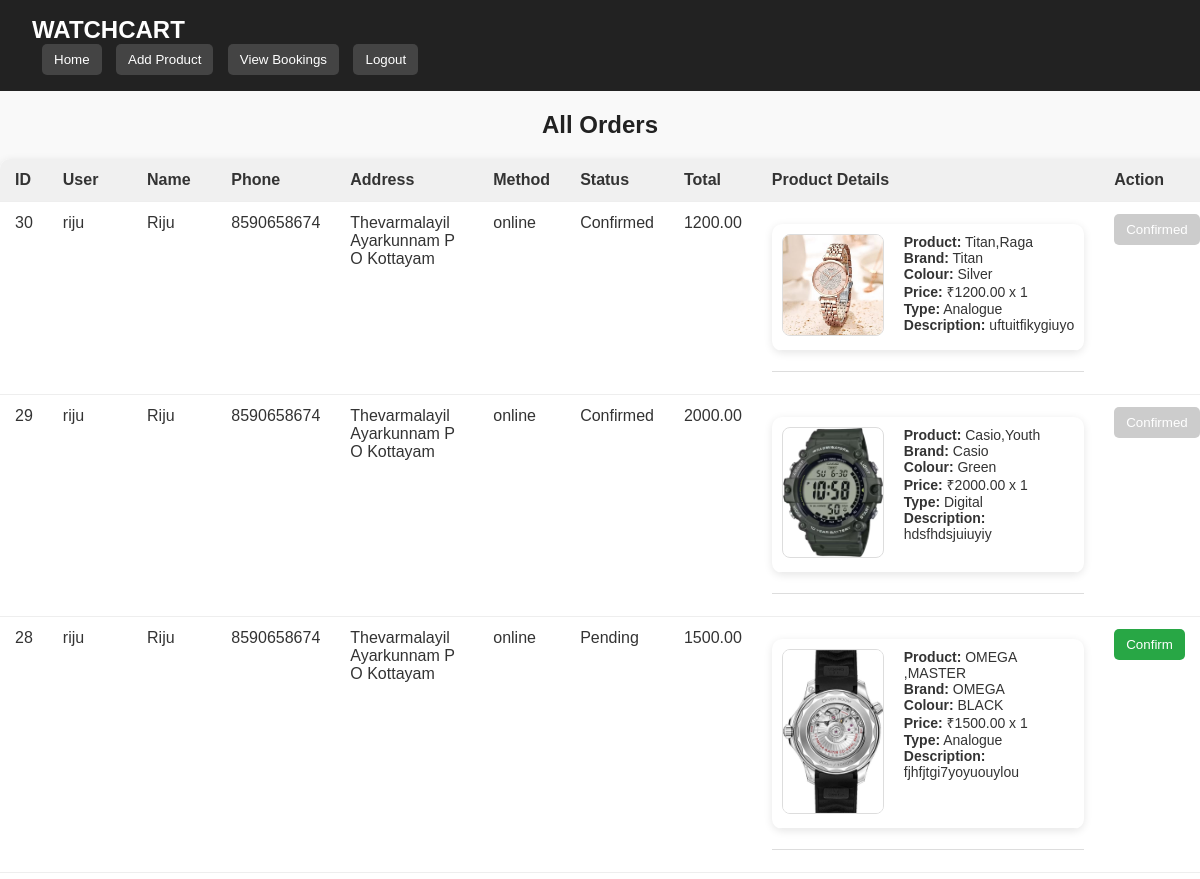
Before: /adminbookings/ (upper part) with the older database file.
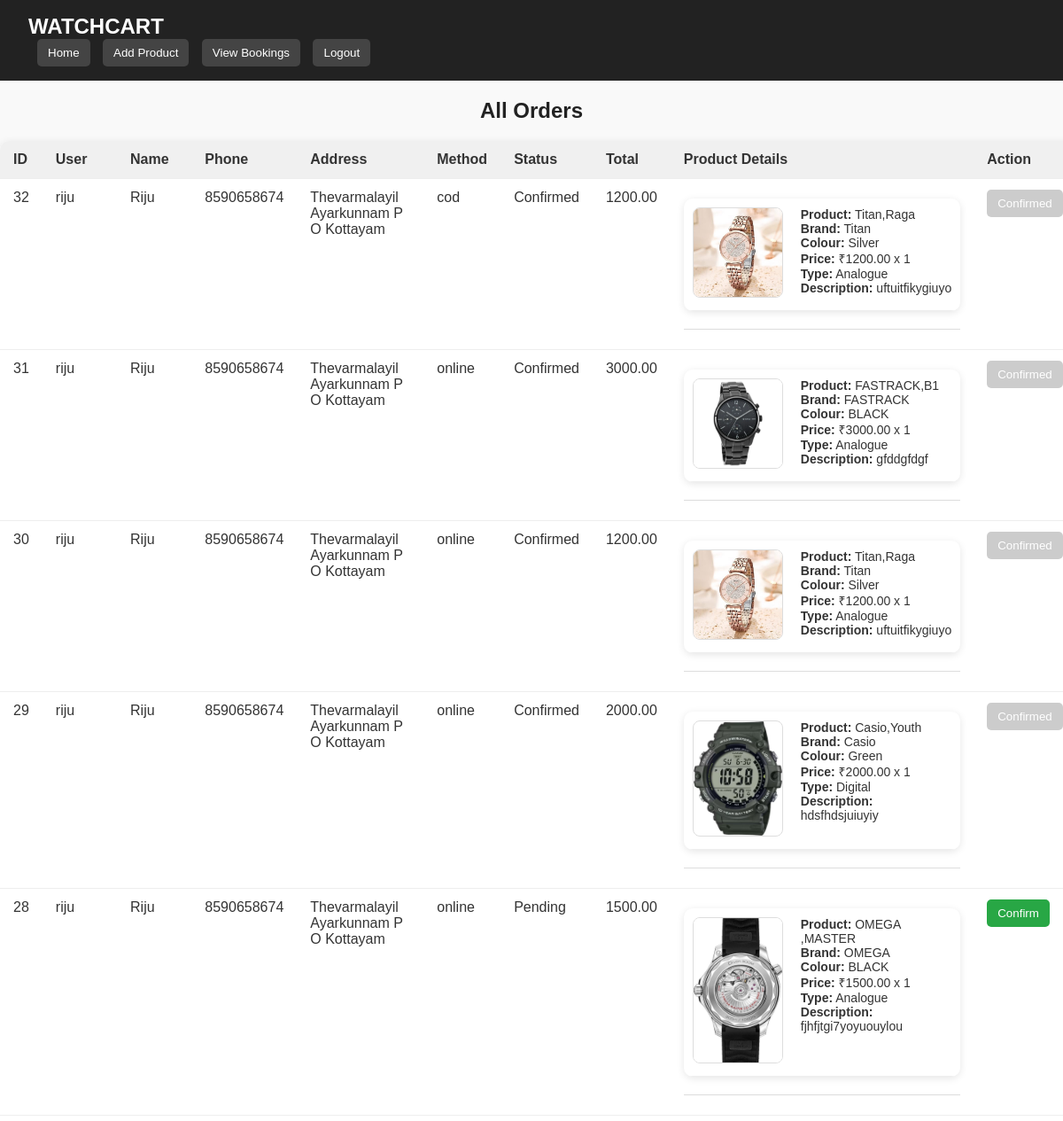
After: the same page with the newer database file.
### eapp/models.py (models this page shows, shortened)
class Order(models.Model):
    PAYMENT_METHODS = [
        ('online', 'Online Payment'),
        ('cod', 'Cash on Delivery'),
    ]
    STATUS_CHOICES = [
        ('Pending', 'Pending'),
        ('Confirmed', 'Confirmed'),
    ]
    user = models.ForeignKey(User, on_delete=models.CASCADE)
    name = models.CharField(max_length=255, blank=True)
    phone = models.CharField(max_length=15, blank=True)
    shipping_address = models.TextField()
    payment_method = models.CharField(max_length=20, choices=PAYMENT_METHODS)
    total_price = models.DecimalField(max_digits=10, decimal_places=2)
    date_ordered = models.DateTimeField(auto_now_add=True)
    is_paid = models.BooleanField(default=False)
    status = models.CharField(max_length=20, choices=STATUS_CHOICES, default='Pending')
    razorpay_payment_id = models.CharField(max_length=100, blank=True, null=True)

class OrderItem(models.Model):
    order = models.ForeignKey(Order, on_delete=models.CASCADE, related_name='items')
    product = models.ForeignKey(Product, on_delete=models.CASCADE)
    quantity = models.PositiveIntegerField(default=1)

class Product(models.Model):
    GENDER_CHOICES = [
        ('Female', 'Female'),
        ('Male', 'Male'),
        ('Unisex', 'Unisex'),
    ]
    TYPE_CHOICES = [
        ('Analogue', 'Analogue'),
        ('Digital', 'Digital'),
        ('Analogue/Digital', 'Analogue/Digital'),
    ]
    name = models.CharField(max_length=255)
    colour = models.CharField(max_length=100)
    price = models.DecimalField(max_digits=10, decimal_places=2)
    offerprice = models.DecimalField(max_digits=10, decimal_places=2)
    description = models.TextField()
    gender = models.CharField(max_length=10, choices=GENDER_CHOICES, null=True, blank=True)
    type = models.CharField(max_length=20, choices=TYPE_CHOICES, null=True, blank=True)
    brand = models.CharField(max_length=100)
    quantity = models.IntegerField(default=0)
    image = models.ImageField(upload_to='products/')
    image1 = models.ImageField(upload_to='products/', blank=True, null=True)
    image2 = models.ImageField(upload_to='products/', blank=True, null=True)
    image3 = models.ImageField(upload_to='products/', blank=True, null=True)
    image4 = models.ImageField(upload_to='products/', blank=True, null=True)
    image5 = models.ImageField(upload_to='products/', blank=True, null=True)

### eapp/views.py (the view)
# urls.py: path('adminbookings/', views.admin_bookings, name='admin_bookings'),
def admin_bookings(request):
    if request.method == 'POST':
        order_id = request.POST.get('order_id')
        order = get_object_or_404(Order, id=order_id)
        order.status = 'Confirmed'
        order.save()
        return redirect('admin_bookings')
    orders = Order.objects.all().order_by('-date_ordered')
    return render(request, 'admin_bookings.html', {'orders': orders})

### templates/admin_bookings.html (shortened to what this page needs)
{% load static %}
<!DOCTYPE html>
<html lang="en">
<head>
    <link rel="stylesheet" href="{% static 'css/bookings.css' %}">
</head>
<body>
    <nav class="navbar">
        <div class="container">
            <a class="navbar-brand" href="#">WATCHCART</a>
            <div class="nav-links">
                <a href="{% url 'firstpage' %}"><button>Home</button></a>
                <a href="{% url 'add_product' %}"><button>Add Product</button></a>
                <a href="{% url 'admin_bookings' %}"><button>View Bookings</button></a>
                <a href="{% url 'logout' %}"><button>Logout</button></a>
            </div>
        </div>
    </nav>
    <h2>All Orders</h2>
    <table>
        <tr>
            <th>ID</th>
            <th>User</th>
            <th>Name</th>
            <th>Phone</th>
            <th>Address</th>
            <th>Method</th>
            <th>Status</th>
            <th>Total</th>
            <th>Product Details</th>
            <th>Action</th>
        </tr>
        {% for order in orders %}
        <tr>
            <td>{{ order.id }}</td>
            <td>{{ order.user.username }}</td>
            <td>{{ order.name }}</td>
            <td>{{ order.phone }}</td>
            <td>{{ order.shipping_address }}</td>
            <td>{{ order.payment_method }}</td>
            <td>{{ order.status }}</td>
            <td>{{ order.total_price }}</td>
            <td>
                {% for item in order.items.all %}
                <table class="product-table">
                    <tr>
                        <td class="product-image-cell">
                            <img src="{{ item.product.image.url }}" alt="{{ item.product.name }}" class="product-image">
                        </td>
                        <td class="product-info-cell">
                            <strong>Product:</strong> {{ item.product.name }} <br>
                            <strong>Brand:</strong> {{ item.product.brand }} <br>
                            <strong>Colour:</strong> {{ item.product.colour }} <br>
                            <strong>Price:</strong> ₹{{ item.product.offerprice }} x {{ item.quantity }} <br>
                            <strong>Type:</strong> {{ item.product.type }} <br>
                            <strong>Description:</strong> {{ item.product.description }} <br>
                        </td>
                    </tr>
                </table>
                <hr>
                {% endfor %}
            </td>
            <td>
                {% if order.status == "Pending" %}
                <form method="POST">
                    <button type="submit" class="btn">Confirm</button>
                </form>
                {% else %}
                <button class="btn" disabled>Confirmed</button>
                {% endif %}
            </td>
        </tr>
        {% endfor %}
    </table>
</body>
</html>

### static/css/bookings.css (style rules this page uses)
body { font-family: 'Poppins', sans-serif; margin: 0; background-color: #f9f9f9; color: #333; }
.navbar { background-color: #222; padding: 1rem 2rem; display: flex; justify-content: space-between; align-items: center; }
.navbar .navbar-brand { color: white; font-size: 24px; text-decoration: none; font-weight: bold; }
.navbar .nav-links a button { background-color: #444; color: white; border: none; margin-left: 10px; padding: 8px 12px; border-radius: 5px; cursor: pointer; }
h2 { text-align: center; margin-top: 20px; color: #222; }
table { width: 95%; margin: 20px auto; border-collapse: collapse; background-color: white; box-shadow: 0 2px 8px rgba(0,0,0,0.1); border-radius: 10px; overflow: hidden; }
th, td { padding: 12px 15px; text-align: left; border-bottom: 1px solid #eee; vertical-align: top; }
th { background-color: #f0f0f0; font-weight: 600; }
.product-table { width: 100%; margin-top: 10px; }
.product-image-cell { width: 100px; padding: 10px; }
.product-image { width: 100px; height: auto; object-fit: cover; border-radius: 8px; border: 1px solid #ddd; }
.product-info-cell { padding: 10px; font-size: 14px; }
.btn { background-color: #28a745; color: white; border: none; padding: 8px 12px; border-radius: 5px; cursor: pointer; }
.btn:disabled { background-color: #ccc; cursor: not-allowed; }
hr { border: none; border-top: 1px solid #ddd; margin: 10px 0; }

Changed rows visible on the page:
added Order: id "32", user.username "riju", name "Riju", phone "8590658674", shipping_address "Thevarmalayil Ayarkunnam P O Kottayam", payment_method "cod", status "Confirmed", total_price "1200.00"
added OrderItem: product.image (picture), product.name "Titan,Raga", product.brand "Titan", product.colour "Silver", product.offerprice "1200.00", quantity "1", product.type "Analogue", product.description "uftuitfikygiuyo", shown under "32"
added Order: id "31", user.username "riju", name "Riju", phone "8590658674", shipping_address "Thevarmalayil Ayarkunnam P O Kottayam", payment_method "online", status "Confirmed", total_price "3000.00"
added OrderItem: product.image (picture), product.name "FASTRACK,B1", product.brand "FASTRACK", product.colour "BLACK", product.offerprice "3000.00", quantity "1", product.type "Analogue", product.description "gfddgfdgf", shown under "31"
